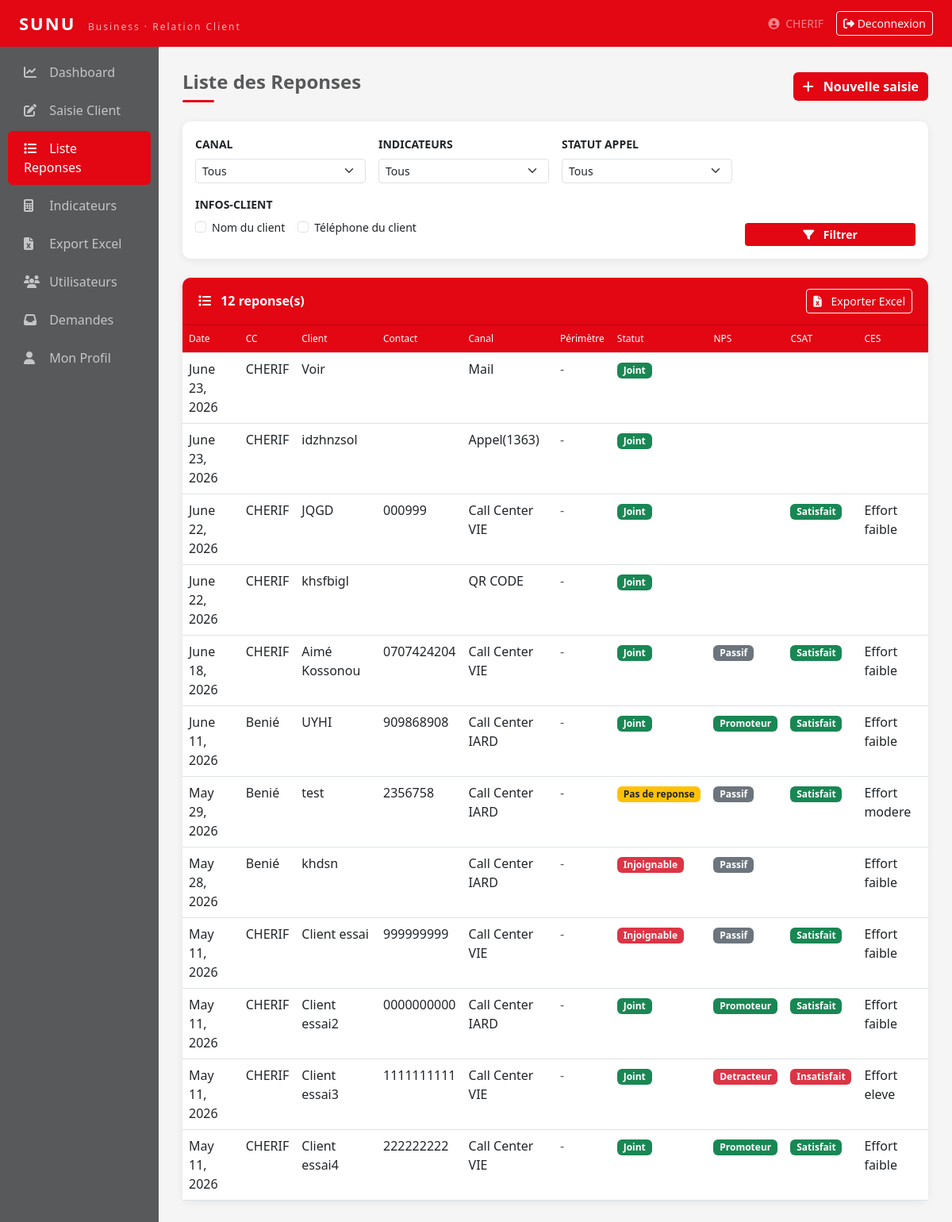
Page /liste/ (signed in) on the earlier database version.
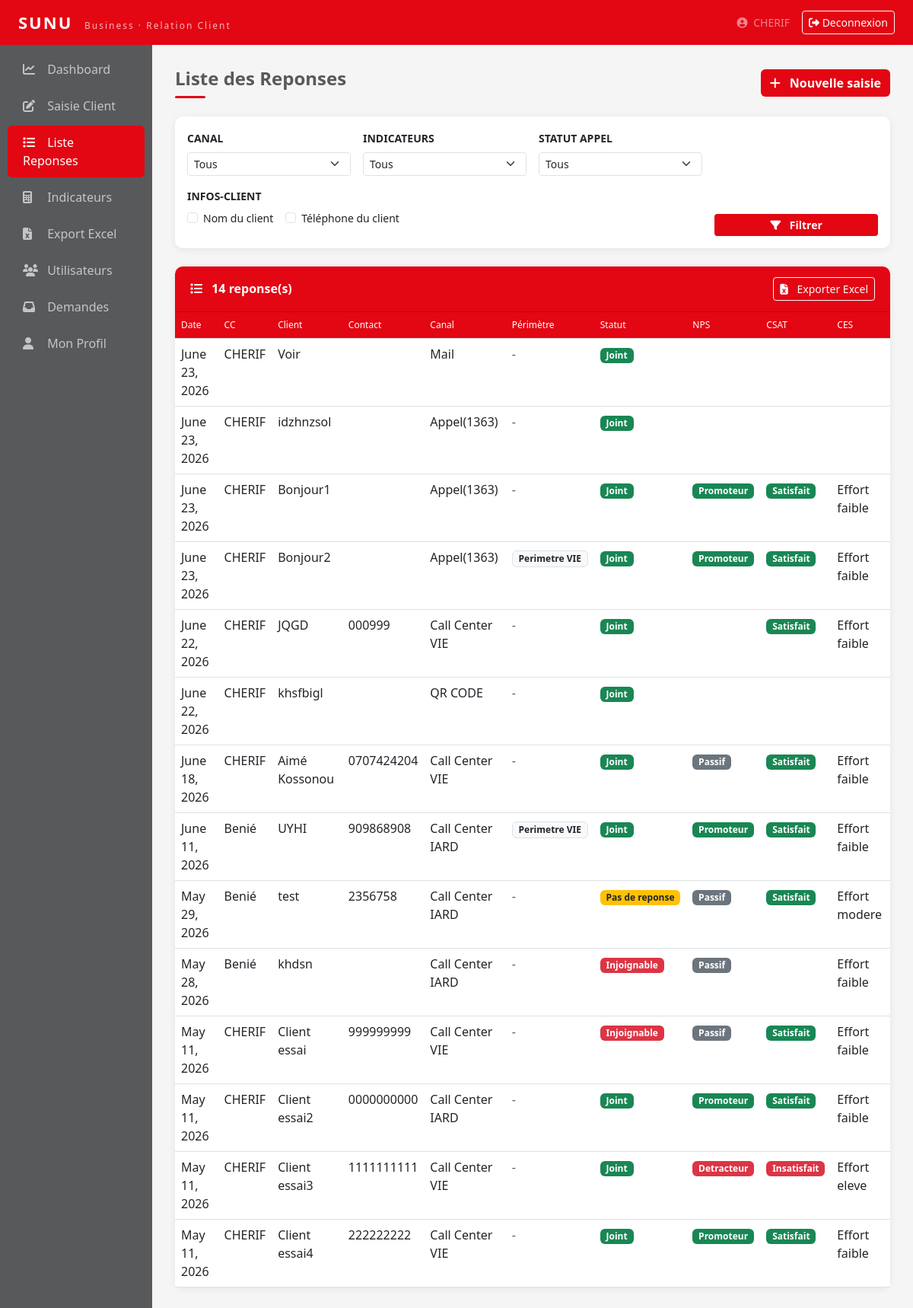
Same page on the later database version.
### relation_client/models.py (models this page shows, shortened)
class ReponseClient(models.Model):
    CANAL_CHOICES = [('Call Center VIE','Call Center VIE'),('Call Center IARD','Call Center IARD'),('Espace Conseil VIE','Espace Conseil VIE')]
    CSAT_CHOICES = [('Satisfait','Satisfait'),('Insatisfait','Insatisfait')]
    CES_CHOICES = [('Effort faible','Effort faible'),('Effort modere','Effort modere'),('Effort eleve','Effort eleve')]
    STATUT_CHOICES = [('Joint','Joint'),('Injoignable','Injoignable'),('Pas de reponse','Pas de reponse')]
    NPS_CHOICES = [('Promoteur','Promoteur'),('Passif','Passif'),('Detracteur','Detracteur')]
    date_enregistrement = models.DateField()
    cc = models.ForeignKey(User, on_delete=models.CASCADE)
    nom_prenoms = models.CharField(max_length=100)
    contact = models.CharField(max_length=20)
    numero_police = models.CharField(max_length=50, blank=True, null=True)
    objet_visite = models.CharField(max_length=200, blank=True, null=True)
    canal = models.CharField(max_length=30, choices=CANAL_CHOICES)
    sous_canal = models.CharField(max_length=50, blank=True, null=True)
    date_appel = models.DateField()
    statut_appel = models.CharField(max_length=20, choices=STATUT_CHOICES)
    nps_score = models.IntegerField(blank=True, null=True)
    categorie_nps = models.CharField(max_length=20, choices=NPS_CHOICES, blank=True)
    csat = models.CharField(max_length=20, choices=CSAT_CHOICES, blank=True)
    ces = models.CharField(max_length=20, choices=CES_CHOICES, blank=True)
    motif_insatisfaction = models.TextField(blank=True, null=True)
    observations = models.TextField(blank=True, null=True)
    date_saisie = models.DateTimeField(auto_now_add=True)
    class Meta:
        verbose_name = 'Reponse Client'
        ordering = ['-date_appel']

### relation_client/views.py (the view, shortened to what this page needs)
# urls.py: path('liste/', views.liste, name='liste'),
@login_required(login_url='login')
def liste(request):
    reponses = ReponseClient.objects.all().order_by('-date_appel')
    canal      = request.GET.get('canal')
    sous_canal = request.GET.get('sous_canal')
    indicateur = request.GET.get('indicateur')
    statut     = request.GET.get('statut')
    nom_client = request.GET.get('nom_client', '').strip()
    tel_client = request.GET.get('tel_client', '').strip()
    date_debut = request.GET.get('date_debut')
    date_fin   = request.GET.get('date_fin')
    if canal:
        reponses = reponses.filter(canal=canal)
    if sous_canal:
        reponses = reponses.filter(sous_canal=sous_canal)
    if statut:
        reponses = reponses.filter(statut_appel=statut)
    if nom_client:
        reponses = reponses.filter(nom_prenoms__icontains=nom_client)
    if tel_client:
        reponses = reponses.filter(contact__icontains=tel_client)
    if date_debut:
        reponses = reponses.filter(date_appel__gte=date_debut)
    if date_fin:
        reponses = reponses.filter(date_appel__lte=date_fin)
    return render(request, 'relation_client/liste.html', {'reponses': reponses})

### relation_client/templates/relation_client/liste.html (shortened to what this page needs)
{% extends 'relation_client/base.html' %}
{% block content %}
<div class="d-flex justify-content-between align-items-center mb-4">
    <div>
        <h4 style="color:#58595B;font-weight:600">Liste des Reponses</h4>
        <div style="width:40px;height:3px;background:#E30613;border-radius:2px;margin-top:6px"></div>
    </div>
    <a href="{% url 'saisie' %}" class="btn btn-sunu">
        <i class="fas fa-plus me-2"></i> Nouvelle saisie
    </a>
</div>
<div class="card mb-4">
    <div class="card-body">
        <form method="get" class="row g-3">
            <div class="col-md-3">
                <label class="form-label fw-semibold small text-uppercase">Canal</label>
                <select name="canal" id="id_canal" class="form-select form-select-sm" onchange="togglePerimetre()">
                    <option value="">Tous</option>
                </select>
            </div>
            <div class="col-md-3">
                <label class="form-label fw-semibold small text-uppercase">Indicateurs</label>
                <select name="indicateur" class="form-select form-select-sm">
                    <option value="">Tous</option>
                </select>
            </div>
            <div class="col-md-3">
                <label class="form-label fw-semibold small text-uppercase">Statut Appel</label>
                <select name="statut" class="form-select form-select-sm">
                    <option value="">Tous</option>
                </select>
            </div>
            <div class="col-md-9">
                <label class="form-label fw-semibold small text-uppercase d-block">Infos-Client</label>
                <div class="d-flex gap-3 mb-2 small">
                    <div class="form-check">
                        <input class="form-check-input" type="checkbox" id="check_nom" onchange="toggleInfosClient()" {% if request.GET.nom_client %}checked{% endif %}>
                        <label class="form-check-label" for="check_nom">Nom du client</label>
                    </div>
                    <div class="form-check">
                        <input class="form-check-input" type="checkbox" id="check_tel" onchange="toggleInfosClient()" {% if request.GET.tel_client %}checked{% endif %}>
                        <label class="form-check-label" for="check_tel">Téléphone du client</label>
                    </div>
                </div>
                <div class="row g-2">
                </div>
            </div>
            <div class="col-md-3 d-flex align-items-end ms-auto">
                <button type="submit" class="btn btn-sunu btn-sm w-100">
                    <i class="fas fa-filter me-2"></i> Filtrer
                </button>
            </div>
        </form>
    </div>
</div>
<div class="card">
    <div class="card-header d-flex justify-content-between align-items-center">
        <span><i class="fas fa-list me-2"></i> {{ reponses.count }} reponse(s)</span>
        <a href="{% url 'export' %}" class="btn btn-sm btn-outline-light">
            <i class="fas fa-file-excel me-2"></i> Exporter Excel
        </a>
    </div>
    <div class="card-body p-0">
        <div class="table-responsive">
            <table class="table table-hover mb-0">
                <thead>
                    <tr>
                        <th>Date</th>
                        <th>CC</th>
                        <th>Client</th>
                        <th>Contact</th>
                        <th>Canal</th>
                        <th>Périmètre</th>
                        <th>Statut</th>
                        <th>NPS</th>
                        <th>CSAT</th>
                        <th>CES</th>
                    </tr>
                </thead>
                <tbody>
                    {% for r in reponses %}
                    <tr>
                        <td>{{ r.date_appel }}</td>
                        <td>{{ r.cc.username }}</td>
                        <td>{{ r.nom_prenoms }}</td>
                        <td>{{ r.contact }}</td>
                        <td>{{ r.canal }}</td>
                        <td>
                            {% if r.sous_canal %}
                                <span class="badge bg-light text-dark border">{{ r.sous_canal }}</span>
                            {% else %}
                                <span class="text-muted">-</span>
                            {% endif %}
                        </td>
                        <td>
                            {% if r.statut_appel == 'Joint' %}
                                <span class="badge bg-success">Joint</span>
                            {% elif r.statut_appel == 'Injoignable' %}
                                <span class="badge bg-danger">Injoignable</span>
                            {% else %}
                                <span class="badge bg-warning text-dark">Pas de reponse</span>
                            {% endif %}
                        </td>
                        <td>
                            {% if r.categorie_nps == 'Promoteur' %}
                                <span class="badge bg-success">Promoteur</span>
                            {% elif r.categorie_nps == 'Passif' %}
                                <span class="badge bg-secondary">Passif</span>
                            {% elif r.categorie_nps == 'Detracteur' %}
                                <span class="badge bg-danger">Detracteur</span>
                            {% endif %}
                        </td>
                        <td>
                            {% if r.csat == 'Satisfait' %}
                                <span class="badge bg-success">Satisfait</span>
                            {% elif r.csat == 'Insatisfait' %}
                                <span class="badge bg-danger">Insatisfait</span>
                            {% endif %}
                        </td>
                        <td>{{ r.ces }}</td>
                    </tr>
                    {% empty %}
                    <tr>
                        <td colspan="10" class="text-center text-muted py-4">
                            Aucune reponse enregistree
                        </td>
                    </tr>
                    {% endfor %}
                </tbody>
            </table>
        </div>
    </div>
</div>
{% endblock %}

### relation_client/templates/relation_client/base.html (shortened to what this page needs)
<!DOCTYPE html>
<html lang="fr">
<head>
    <link href="https://cdn.jsdelivr.net/npm/bootstrap@5.3.0/dist/css/bootstrap.min.css" rel="stylesheet"/>
    <link href="https://cdnjs.cloudflare.com/ajax/libs/font-awesome/6.4.0/css/all.min.css" rel="stylesheet"/>
</head>
<body>
<nav class="navbar navbar-expand-lg">
    <div class="container-fluid px-4">
        <a class="navbar-brand" href="{% url 'dashboard' %}">
            SUNU <span>Business · Relation Client</span>
        </a>
        <div class="ms-auto d-flex align-items-center gap-3">
            <a href="{% url 'profil' %}" class="text-white-50 small text-decoration-none">
                <i class="fas fa-user-circle me-1"></i>
                {{ request.user.get_full_name|default:request.user.username }}
            </a>
            <a href="{% url 'logout' %}" class="btn btn-sm btn-outline-light">
                <i class="fas fa-sign-out-alt"></i> Deconnexion
            </a>
        </div>
    </div>
</nav>
<div class="container-fluid">
    <div class="row">
        <div class="col-md-2 p-0 sidebar">
            <ul class="nav flex-column mt-2">
                <li class="nav-item">
                    <a class="nav-link {% if request.resolver_match.url_name == 'dashboard' %}active{% endif %}"
                       href="{% url 'dashboard' %}">
                        <i class="fas fa-chart-line me-2"></i> Dashboard
                    </a>
                </li>
                <li class="nav-item">
                    <a class="nav-link {% if request.resolver_match.url_name == 'saisie' %}active{% endif %}"
                       href="{% url 'saisie' %}">
                        <i class="fas fa-edit me-2"></i> Saisie Client
                    </a>
                </li>
                <li class="nav-item">
                    <a class="nav-link {% if request.resolver_match.url_name == 'liste' %}active{% endif %}"
                       href="{% url 'liste' %}">
                        <i class="fas fa-list me-2"></i> Liste Reponses
                    </a>
                </li>
                <li class="nav-item">
                    <a class="nav-link {% if request.resolver_match.url_name == 'indicateurs' %}active{% endif %}"
                       href="{% url 'indicateurs' %}">
                        <i class="fas fa-calculator me-2"></i> Indicateurs
                    </a>
                </li>
                <li class="nav-item">
                    <a class="nav-link {% if request.resolver_match.url_name == 'export' %}active{% endif %}"
                       href="{% url 'export' %}">
                        <i class="fas fa-file-excel me-2"></i> Export Excel
                    </a>
                </li>
                {% if request.user.is_staff %}
                <li class="nav-item">
                    <a class="nav-link {% if request.resolver_match.url_name == 'gestion_utilisateurs' %}active{% endif %}"
                       href="{% url 'gestion_utilisateurs' %}">
                        <i class="fas fa-users me-2"></i> Utilisateurs
                    </a>
                </li>
                <li class="nav-item">
                    <a class="nav-link {% if request.resolver_match.url_name == 'demandes_admin' %}active{% endif %}"
                       href="{% url 'demandes_admin' %}">
                        <i class="fas fa-inbox me-2"></i> Demandes
                    </a>
                </li>
                {% endif %}
                <li class="nav-item">
                    <a class="nav-link {% if request.resolver_match.url_name == 'profil' %}active{% endif %}"
                       href="{% url 'profil' %}">
                        <i class="fas fa-user me-2"></i> Mon Profil
                    </a>
                </li>
            </ul>
        </div>
        <div class="col-md-10 main-content">
            {% block content %}{% endblock %}
        </div>
    </div>
</div>
</body>
</html>

### relation_client/templates/relation_client/base.html (style rules this page uses)
:root { --sunu-red: #E30613; --sunu-dark-red: #B8050F; --sunu-gray: #58595B; }
body { background: #F5F5F5; font-family: 'Segoe UI', sans-serif; }
.navbar { background: var(--sunu-red) !important; }
.navbar-brand { color: #fff !important; font-size: 22px; font-weight: 700; letter-spacing: 2px; }
.navbar-brand span { color: rgba(255,255,255,0.7); font-size: 12px; font-weight: 400; margin-left: 8px; }
.sidebar { background: var(--sunu-gray); min-height: calc(100vh - 56px); padding-top: 20px; }
.sidebar .nav-link { color: rgba(255,255,255,0.65); padding: 10px 20px; border-radius: 6px; margin: 2px 10px; transition: all .18s; }
.sidebar .nav-link.active { background: var(--sunu-red); color: #fff; }
.sidebar .nav-link i { width: 20px; }
.main-content { padding: 30px; }
.card { border: none; border-radius: 10px; box-shadow: 0 2px 10px rgba(0,0,0,0.07); }
.card-header { background: var(--sunu-red); color: white; border-radius: 10px 10px 0 0 !important; padding: 14px 20px; font-weight: 600; }
.btn-sunu { background: var(--sunu-red); color: white; border: none; font-weight: 600; }
.table thead th { background: var(--sunu-red); color: white; font-weight: 500; font-size: 12px; }

Differences in the rows shown:
added ReponseClient: date_appel "June 23, 2026", cc.username "CHERIF", nom_prenoms "Bonjour1", canal "Appel(1363)", statut_appel "Joint", categorie_nps "Promoteur", csat "Satisfait", ces "Effort faible"
added ReponseClient: date_appel "June 23, 2026", cc.username "CHERIF", nom_prenoms "Bonjour2", canal "Appel(1363)", sous_canal "Perimetre VIE", statut_appel "Joint", categorie_nps "Promoteur", csat "Satisfait", ces "Effort faible"
changed ReponseClient "June 11, 2026": sous_canal (not shown) → "Perimetre VIE"; no longer shows "-"
Other differences:
{{ reponses.count }}: "12" → "14"
